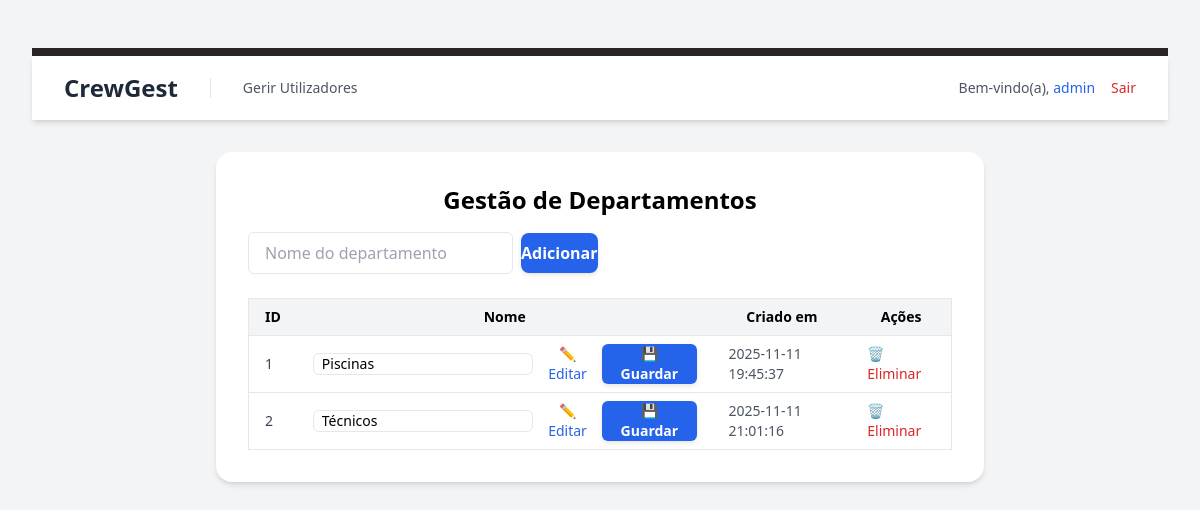
The app's page /public/departamentos.php (signed in), older data.
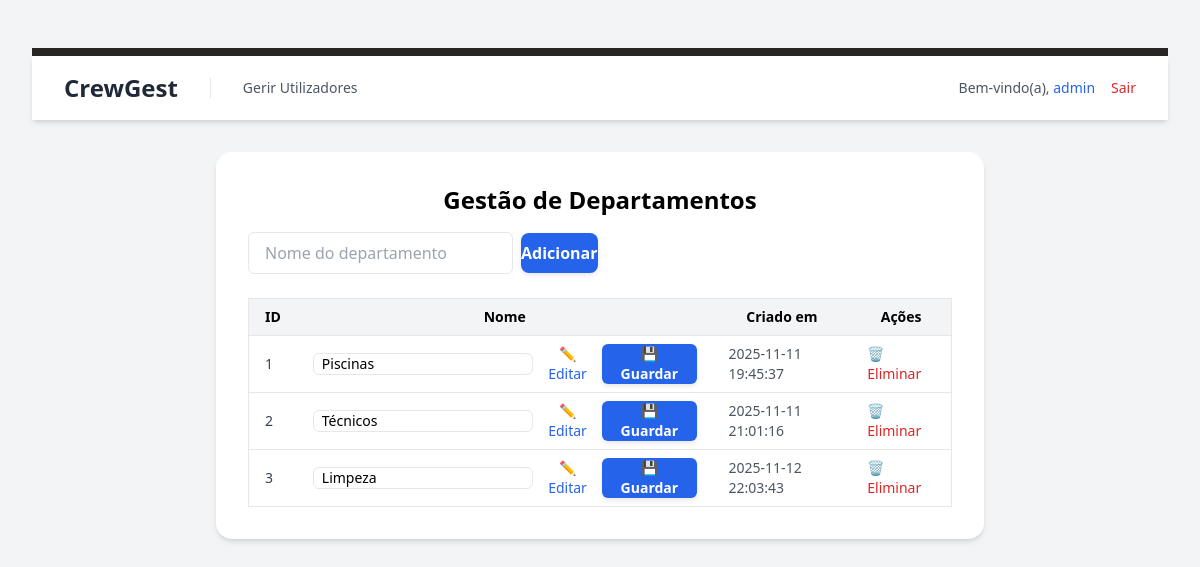
The same page, newer data.
### tables this page shows
CREATE TABLE `departamentos` (
  `id` int(11) NOT NULL,
  `nome` varchar(100) NOT NULL,
  `criado_em` timestamp NOT NULL DEFAULT current_timestamp()
);

### public/departamentos.php (the view, shortened to what this page needs)
<?php
require_once '../config/db.php';
$stmt = $pdo->query("SELECT * FROM departamentos ORDER BY id ASC");
$departamentos = $stmt->fetchAll(PDO::FETCH_ASSOC);
?>
<!DOCTYPE html>
<html lang="pt-PT" class="bg-gray-100">
<head>
    <link href="<?= BASE_URL ?>/public/css/style.css" rel="stylesheet">
</head>
<body class="p-8">
<?php include_once '../src/templates/header.php'; ?>
<main class="max-w-3xl mx-auto bg-white rounded-2xl shadow-md p-8 mt-8">
    <h1 class="text-2xl font-bold text-center mb-4">Gestão de Departamentos</h1>
    <form method="POST" class="flex items-center gap-2 mb-6">
        <input type="text" name="novo_departamento" placeholder="Nome do departamento"
               class="flex-1 border px-4 py-2 rounded-md" required>
        <button type="submit"
                class="bg-blue-600 hover:bg-blue-700 text-white font-bold px-5 py-2 rounded-lg">
            Adicionar
        </button>
    </form>
    <table class="min-w-full border border-gray-200 text-sm">
        <thead class="bg-gray-100">
            <tr>
                <th class="px-4 py-2 border-b">ID</th>
                <th class="px-4 py-2 border-b">Nome</th>
                <th class="px-4 py-2 border-b">Criado em</th>
                <th class="px-4 py-2 border-b">Ações</th>
            </tr>
        </thead>
        <tbody>
            <?php foreach ($departamentos as $d): ?>
            <tr class="hover:bg-gray-50">
                <td class="px-4 py-2 border-b text-gray-700"><?= $d['id'] ?></td>
                <td class="px-4 py-2 border-b">
                    <form method="POST" class="flex items-center gap-2">
                        <input type="text" name="nome" id="nome-<?= $d['id'] ?>"
                               value="<?= htmlspecialchars($d['nome']) ?>"
                               data-original="<?= htmlspecialchars($d['nome']) ?>"
                               readonly
                               class="border rounded-md px-2 py-1 flex-1 focus:outline-none focus:ring-2 focus:ring-blue-300 transition">
                        <button type="button" id="editar-<?= $d['id'] ?>"
                                class="text-blue-600 hover:text-blue-800"
                                onclick="enableEdit(<?= $d['id'] ?>)">
                            ✏️ Editar
                        </button>
                        <button type="submit" name="editar_departamento"
                                id="guardar-<?= $d['id'] ?>"
                                class="hidden bg-blue-600 text-white px-3 py-1 rounded-md font-medium hover:bg-blue-700">
                            💾 Guardar
                        </button>
                    </form>
                </td>
                <td class="px-4 py-2 border-b text-gray-600">
                    <?= date('Y-m-d H:i:s', strtotime($d['criado_em'] ?? 'now')) ?>
                </td>
                <td class="px-4 py-2 border-b">
                    <a href="?delete=<?= $d['id'] ?>" onclick="return confirm('Tem a certeza que deseja eliminar este departamento?');"
                       class="text-red-600 hover:text-red-800">
                        🗑️ Eliminar
                    </a>
                </td>
            </tr>
            <?php endforeach; ?>
        </tbody>
    </table>
</main>
</body>
</html>

Row changes from the older to the newer data that the page shows:
added departamentos: id "3", nome "Limpeza", criado_em "2025-11-12 22:03:43"
